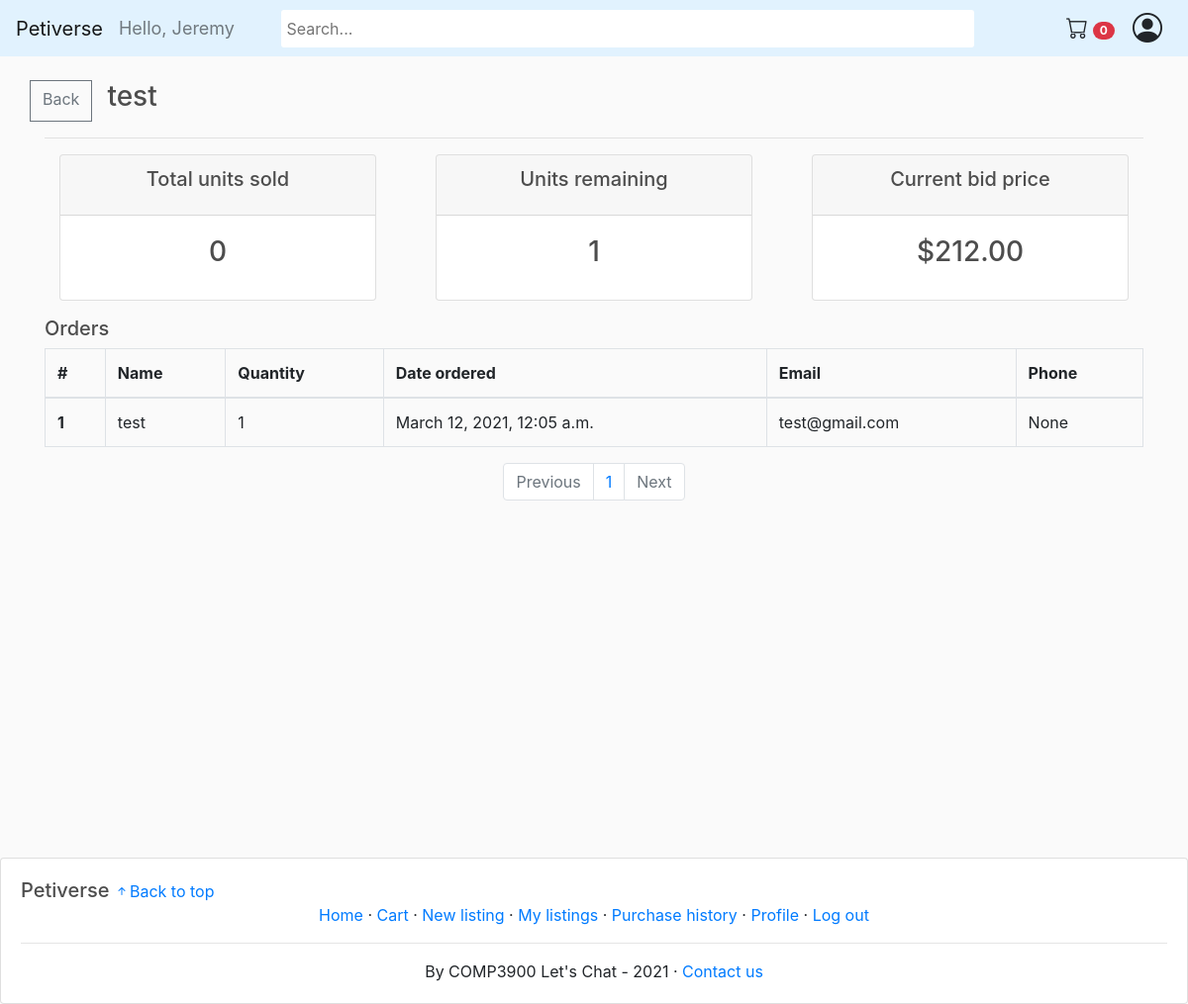
/view_orders/test/ (signed in), run on the app's committed database.
### store/models.py (models this page shows, shortened)
class Customer(models.Model):
    user = models.OneToOneField(User, null=True, blank=True, on_delete=models.CASCADE)
    nickname = models.CharField(max_length=200, null=True)
    email = models.EmailField(max_length=254)
    contactNo = models.CharField(max_length=200, null=True)
    image = models.ImageField(default='../images/user_icon.png', upload_to='../images')
    trusted = models.BooleanField(default=False)

class Product(models.Model):
    name = models.CharField(max_length=200)
    selling_type = models.CharField(max_length=10, choices=SELLING_CHOICES, default='sale')
    price = models.DecimalField(max_digits=30, decimal_places=2)
    starting_bid = models.DecimalField(max_digits=30, decimal_places=2, default=0)
    end_date = models.DateTimeField(default=timezone.now, blank=True, null=True)
    highest_bidder = models.ForeignKey(Customer, on_delete=models.CASCADE, null=True, blank=True, related_name='highest_bidder')
    remaining_unit = models.IntegerField()
    sold_unit = models.IntegerField(default=0)
    isAnimal = models.BooleanField(default=False,null=True, blank=True)
    description = models.TextField(max_length=1000)
    image = models.ImageField(null=True, blank=True)
    warranty = models.CharField(max_length=200, null=True)
    delivery_period = models.DurationField()
    seller = models.ForeignKey(Customer, on_delete=models.CASCADE, null=True, blank=True)
    tags = TaggableManager()
    slug_str = models.SlugField(blank=True)
    is_active = models.BooleanField(default=True)

class OrderItem(models.Model):
	product = models.ForeignKey(Product, on_delete=models.SET_NULL, null=True)
	order = models.ForeignKey(Order, on_delete=models.SET_NULL, null=True)
	quantity = models.IntegerField(default=0, null=True, blank=True)
	date_added = models.DateTimeField(auto_now_add=True)

class Order(models.Model):
	customer = models.ForeignKey(Customer, on_delete=models.SET_NULL, null=True, blank=True)
	date_ordered = models.DateTimeField(auto_now_add=True)
	complete = models.BooleanField(default=False)
	transaction_id = models.CharField(max_length=100, null=True)
	@property
	def get_cart_items(self):
		orderitems = self.orderitem_set.all()
		total = sum([item.quantity for item in orderitems])
		return total

### store/views.py (the view)
# urls.py: path('view_orders/<slug:slug>/', views.view_orders, name="view_orders"),
def view_orders(request, slug=None):
    if not request.user.is_authenticated:
        return redirect('login')
    try:
        product = Product.objects.get(slug_str=slug)
    except ObjectDoesNotExist:
        return HttpResponseNotFound('404: Product listing was not found')
    if product.seller != request.user.customer:
        return HttpResponseForbidden('403: Can only view orders for your own listings')
    order_items = OrderItem.objects.filter(product=product).order_by('-date_added')
    paginator = Paginator(order_items, 100)
    page_number = request.GET.get('page')
    paginated_order_items = paginator.get_page(page_number)
    cartItems = cart_items(request.user.customer)
    context = {
        'product': product,
        'order_items': paginated_order_items,
        'cartItems': cartItems
    }
    return render(request, 'store/view_orders.html', context)

### store/views.py (called while the page is built)
def cart_items (customer):
    order, created = Order.objects.get_or_create(customer=customer, complete=False)
    items = order.orderitem_set.all()
    items = order.get_cart_items
    return items

### store/templates/store/view_orders.html
{% extends 'store/main.html' %}
{% load static %}
{% block content %}
    <div class="row">
        <a class="btn btn-outline-secondary" href="{% url 'my_listings' %}">Back</a>
        <h3 style="margin-left:15px;"><a style="color:inherit" href="{% url 'product_page' product.slug_str %}">{{product.name}}</a></h3>
    </div>
    <hr>
    <div class="row">
        <div class="col">
            <div class="col-sm">
                <div class="card text-center text-white  mb-3">
                      <div class="card-header">
                          <h5 class="card-title">Total units sold</h5>
                      </div>
                      <div class="card-body">
                        <h3 class="card-title">{{product.sold_unit}}</h3>
                      </div>
                </div>
            </div>
        </div>
        <div class="col">
            <div class="col-sm">
                <div class="card text-center text-white  mb-3">
                      <div class="card-header">
                          <h5 class="card-title">Units remaining</h5>
                      </div>
                      <div class="card-body">
                        <h3 class="card-title">{{product.remaining_unit}}</h3>
                      </div>
                </div>
            </div>
        </div>
        <div class="col">
            <div class="col-sm">
                <div class="card text-center text-white  mb-3">
                    {% if product.selling_type == "sale" %}
                        <div class="card-header">
                            <h5 class="card-title">Unit price</h5>
                        </div>
                        <div class="card-body">
                            <h3 class="card-title">${{product.price | floatformat:2}}</h3>
                        </div>
                    {% else %}
                        <div class="card-header">
                            <h5 class="card-title">Current bid price</h5>
                        </div>
                        <div class="card-body">
                            <h3 class="card-title">${{product.starting_bid | floatformat:2}}</h3>
                        </div>
                    {% endif %}
                </div>
            </div>
        </div>
    </div>
    <h5>Orders</h5>
    {% if order_items %}
    <table class="table table-bordered">
        <thead>
            <tr>
                <th scope="col">#</th>
                <th scope="col">Name</th>
                <th scope="col">Quantity</th>
                <th scope="col">Date ordered</th>
                <th scope="col">Email</th>
                <th scope="col">Phone</th>
            </tr>
        </thead>
        <tbody>
            {% for item in order_items %}
            <tr>
                <th scope="row">{{forloop.counter}}</th>
                <td>{{item.order.customer.nickname}}</td>
                <td>{{item.quantity}}</td>
                <td>{{item.order.date_ordered}}</td>
                <td>{{item.order.customer.email}}</td>
                <td>{{item.order.customer.contactNo}}</td>
            </tr>
            {% endfor %}
        </tbody>
    </table>
    {% else %}
    <p>No orders were found</p>
    {% endif %}
    <ul class="pagination justify-content-center" style="margin-top:15px;">
        {% if order_items.has_previous %}
            <li class="page-item" style="outline:none;"><a class="page-link" href=?page=1>First</a></li>
            <li class="page-item" style="outline:none;"><a class="page-link" href=?page={{ order_items.previous_page_number }}>Previous</a></li>
        {% else %}
            <li class="page-item disabled">
                <a class="page-link" href="#" tabindex="-1" aria-disabled="true">Previous</a>
            </li>
        {% endif%}
        <li class="page-item">
            <a class="page-link" href="#" tabindex="-1" aria-disabled="true">{{order_items.number}}</a>
        </li>
        {% if order_items.has_next %}
            <li class="page-item"><a class="page-link" href=?page={{ order_items.next_page_number }}>Next</a></li>
        {% else %}
            <li class="page-item disabled">
                <a class="page-link" href="#" tabindex="-1" aria-disabled="true">Next</a>
            </li>
        {% endif%}
    </ul>
{% endblock content %}

### store/templates/store/main.html (shortened to what this page needs)
<!DOCTYPE html>
{% load static %}
<html>
<head>
	<link rel="stylesheet" href="https://stackpath.bootstrapcdn.com/bootstrap/4.4.1/css/bootstrap.min.css">
	<link rel="stylesheet" type="text/css" href="{% static 'css/main.css' %}">
</head>
<body>
	<nav class="navbar sticky-top navbar-expand-lg navbar-light bg-light" style="padding-top:5px;padding-bottom:5px;">
		<a class="navbar-brand" href="{% url 'store' %}">Petiverse</a>
		<div class="navbar-collapse collapse w-100 order-0 order-md-0 dual-collapse2">
			<ul class="navbar-nav mr-auto">
				<li class="nav-item active">
				  {% if request.user.is_authenticated %}
					  <span class="hello-msg navbar-text">Hello, {{request.user.customer.nickname}}</span>
				  {% endif %}
				</li>
			  </ul>
		</div>
		<div class="mx-auto order-1">
	        <form action="{% url 'search_result' %}" method="get">
	        	<input class="search_bar"  name = "q" type="text" placeholder="Search...", style="border-radius:3px !important; border:none; min-height:38px !important; padding-left:5px;">
	        </form>
		</div>
		<div class="navbar-collapse collapse w-100 order-2 dual-collapse2">
			<ul class="navbar-nav ml-auto">
				{% if request.user.is_authenticated %}
				<li class="nav-item">
					<a class="btn" href="{% url 'cart' %}"><i class="bi-cart" style="font-size:22px;"></i> <span class="badge badge-pill badge-danger">{{cartItems}}</span></a>
				</li>
				{% endif %}
			</ul>
			{% if request.user.is_authenticated %}
				<div class="dropdown">
					<i class="bi-person-circle" id="user-icon" onclick="toggleDropdown()" ></i>
				</div>
			{% endif %}
		</div>
	</nav>
     <div class="container">
            <br>
            {% block content %}
            {% endblock content %}
         </div>
	<footer class="card">
		<div>
			<h5 style="display:inline;">Petiverse</h5>
			<a href="#" style="display:inline;"><i class="bi-arrow-up-short"></i>Back to top</a>
		</div>
		<div style="text-align:center;">
			<a href="/">Home</a>
			&middot
			{% if request.user.is_authenticated %}
				<a href="{% url 'cart' %}">Cart</a>
				&middot
				<a href="{% url 'new_product' %}">New listing</a>
				&middot
				<a href="{% url 'my_listings' %}">My listings</a>
				&middot
				<a href="{% url 'purchase_history' %}">Purchase history</a>
				&middot
				<a href="{% url 'user_profile' %}">Profile</a>
				&middot
				<a href="{% url 'logout' %}">Log out</a>
			{% else %}
				<a href="{% url 'login' %}">Log in</a>
				&middot
				<a href="{% url 'signup' %}">Sign up</a>
			{% endif %}
		</div>
		<hr>
		<div style="text-align:center;">
			By COMP3900 Let's Chat - 2021
			&middot
			<a href="mailto:unswcomp3900@gmail.com">Contact us</a>
		</div>
	</footer>
</body>
</html>

### static/css/main.css (style rules this page uses)
body { background-color: hsl(0, 0%, 98%); }
h1, h2, h3, h4, h5, h6 { color: hsl(0, 0%, 30%); }
footer { padding: 20px; margin-top: 10px; justify-content: center; position: absolute; width: 100%; }
.container { min-height: 100vh; position: relative; }
.bg-light { background-color: #e1f2fe!important; }
.dropdown { position: relative; display: inline-block; }
.search_bar { width: 700px; margin-right: 35px; }
#user-icon { width: 30px; display: inline-block; margin-left:5px; margin-right:10px; font-size:30px; }
.btn { border-radius: 0; }
.hello-msg { font-size: 18px; color: #fff; margin-right: 20px; }
:root { --color: #AA8F66; }

### data on the page
Product: name "test", sold_unit "0", remaining_unit "1", starting_bid "212.00"
OrderItem: order.customer.nickname "test", quantity "1", order.date_ordered "March 12, 2021, 12:05 a.m.", order.customer.email "test@gmail.com", order.customer.contactNo "None"

### other printed values
{{ request.user.customer.nickname }} "Jeremy"
{{ cartItems }} "0"
{{ order_items.number }} "1"
